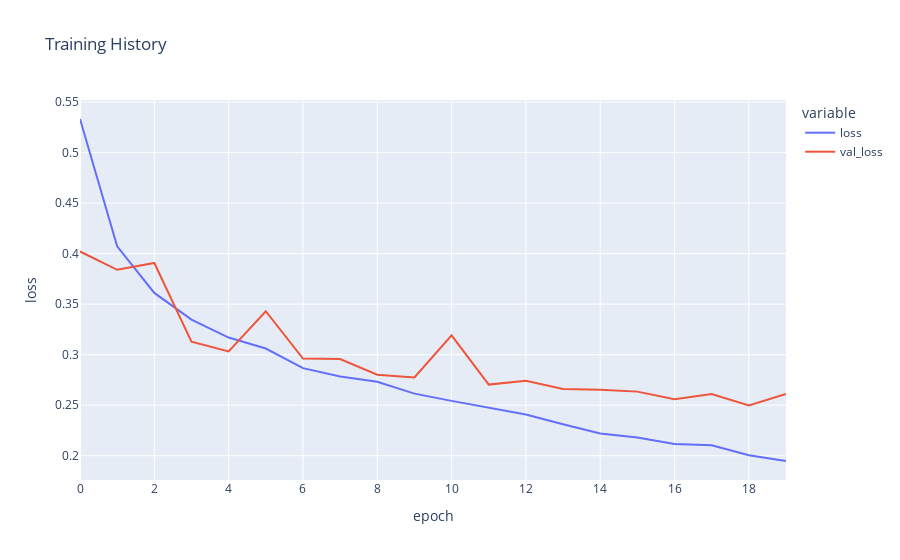

The code cell stored with this chart in its notebook:
### Code cell
figure_gender = px.line(
    history_gender.history, y=['loss', 'val_loss'],
    labels={'index': 'epoch', 'value': 'loss'}, 
    title='Training History')

figure_gender.show()

### Figure 1 — Plotly figure (JSON) as saved in the notebook; plotly's stock layout.template omitted (floating-point values rounded to 4 significant figures)
{"data": [{"hovertemplate": "variable=loss<br>epoch=%{x}<br>loss=%{y}<extra></extra>", "legendgroup": "loss", "line": {"color": "#636efa", "dash": "solid"}, "marker": {"symbol": "circle"}, "mode": "lines", "name": "loss", "orientation": "v", "showlegend": true, "type": "scatter", "x": [0, 1, 2, 3, 4, 5, 6, 7, 8, 9, 10, 11, 12, 13, 14, 15, 16, 17, 18, 19], "xaxis": "x", "y": [0.5332, 0.4073, 0.3611, 0.3348, 0.317, 0.3061, 0.2867, 0.2785, 0.2733, 0.2615, 0.2543, 0.2472, 0.2408, 0.2311, 0.2221, 0.218, 0.2117, 0.2104, 0.2005, 0.1948], "yaxis": "y"}, {"hovertemplate": "variable=val_loss<br>epoch=%{x}<br>loss=%{y}<extra></extra>", "legendgroup": "val_loss", "line": {"color": "#EF553B", "dash": "solid"}, "marker": {"symbol": "circle"}, "mode": "lines", "name": "val_loss", "orientation": "v", "showlegend": true, "type": "scatter", "x": [0, 1, 2, 3, 4, 5, 6, 7, 8, 9, 10, 11, 12, 13, 14, 15, 16, 17, 18, 19], "xaxis": "x", "y": [0.4021, 0.384, 0.3908, 0.3129, 0.3032, 0.343, 0.2961, 0.2958, 0.2802, 0.2775, 0.3191, 0.2704, 0.2742, 0.2661, 0.2653, 0.2635, 0.2559, 0.2611, 0.2497, 0.2611], "yaxis": "y"}], "layout": {"legend": {"title": {"text": "variable"}, "tracegroupgap": 0}, "title": {"text": "Training History"}, "xaxis": {"anchor": "y", "domain": [0, 1], "title": {"text": "epoch"}}, "yaxis": {"anchor": "x", "domain": [0, 1], "title": {"text": "loss"}}}}
